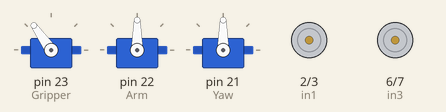
This sketch was run on a simulated Arduino Mega 2560, built with avr-gcc and run on an emulated ATmega2560. On the bench: 3 × servo, motor-driver pin pairs drawn as motors (green arrow = first pin HIGH = forward, orange = second pin HIGH = backward, longer = more drive, scaled by the enable pin).

Above: at 0.05 s.
At 0.4 s:
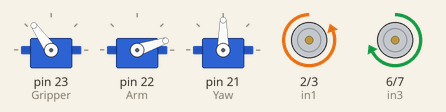
Timing chart, 0 to 1.9 s (numbered marks = the images above):
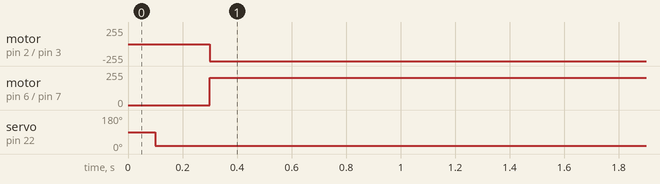

The sketch:

MOTORFUCNTIONS_V2.ino
```cpp
//L298 Motor Controller Pin Assignment
// Right Motor pin connections
int enA = 1;
int in1 = 2;
int in2 = 3;
// Left motor pin connections
int enB = 5;
int in3 = 6;
int in4 = 7;


#include <Servo.h>

Servo Gripper;  // create servo object to control a servo
Servo Arm;
Servo Yaw;

int GripperVal = 125;  // range 100 to 150
int ArmVal = 18;       // range 0 to 130     5 is the resitng postion
int YawVal = 90 ;      // range 40 to 140    90 is the middle


void setup()
{
  Gripper.attach(23);  // attaches the servo on pin 23 to the servo object
  Arm.attach(22);
  Yaw.attach(21);

	// Set all motor controller pins as outputs
	pinMode(enA, OUTPUT);
	pinMode(enB, OUTPUT);
	pinMode(in1, OUTPUT);
	pinMode(in2, OUTPUT);
	pinMode(in3, OUTPUT);
	pinMode(in4, OUTPUT);

	// Initial state - Turn off all the motors
	digitalWrite(in1, LOW);
	digitalWrite(in2, LOW);
	digitalWrite(in3, LOW);
	digitalWrite(in4, LOW);
}

void loop()
{

  Gripper.write(GripperVal);
  delay(100);                 // delay waits for servo to catch up
  Arm.write(ArmVal);
  delay(100);
  Yaw.write(YawVal);
  delay(100);


/* ALL MOEVMENT CHECK UNDER HERe
  movFW(80); // CHECKED
  delay(1000);

  movBW(80); // CHECKED
  delay(1000);

  movCW(80); // CHECKED
  delay(1000);

  movCCW(80); // CHECKED
  delay(5000);

*/

// /* RAMP COMMAD UBNDER HERE
  movFW(80);
 // */

// TESTING Diffenet Turns
 // movCW(80);

}


// stop any movement
void stop()
{
  // move forward with 0% speed - For PWM value 0
	analogWrite(enA, 0);
	analogWrite(enB, 0);
	// Turn off all the motors
	digitalWrite(in1, LOW);
	digitalWrite(in2, LOW);
	digitalWrite(in3, LOW);
	digitalWrite(in4, LOW);
}


void movFW(int speed)
{
  int PWMval = 255*speed/100;
  int RPWMval = (255*speed/100)*1;  // move forward with 60% speed - For PWM values varies between 0 (no speed) and 255 (full speed)
	analogWrite(enA, PWMval);
	analogWrite(enB, RPWMval);
  // Rotate left and right wheels in clockwise direction - Move forward
  digitalWrite(in1, LOW);  // Right Wheels
	digitalWrite(in2, HIGH); // Right wheels
	digitalWrite(in3, HIGH);
	digitalWrite(in4, LOW);
}


void movBW(int speed)
{
  int PWMval = 255*speed/100;
  int RPWMval = (255*speed/100)*1;
  // move backward with 60% speed - For PWM values varies between 0 (no speed) and 255 (full speed)
	analogWrite(enA, RPWMval);
	analogWrite(enB, PWMval);
  // Rotate left and right wheels in anti-clockwise direction - Move backward
  digitalWrite(in1, HIGH);
  digitalWrite(in2, LOW);
  digitalWrite(in3, LOW);
  digitalWrite(in4, HIGH);
}


void movCW(int speed)
{
  int PWMval = 255*speed/100;
  // turn with 30% speed - For PWM values varies between 0 (no speed) and 255 (full speed)
	analogWrite(enA, PWMval);
	analogWrite(enB, PWMval);
  // Rotate left wheel clockwise and right wheel in anti-clockwise direction - Spin clockwise/Turn right
  digitalWrite(in1, HIGH);
	digitalWrite(in2, LOW);
	digitalWrite(in3, HIGH);
	digitalWrite(in4, LOW);
  delay(1000);
}


void movCCW(int speed)
{
  int PWMval = 255*speed/100;
  // turn with 30% speed - For PWM values varies between 0 (no speed) and 255 (full speed)
	analogWrite(enA, PWMval);
	analogWrite(enB, PWMval);
  // Rotate left wheel anti-clockwise and right wheel in clockwise direction - Spin anti-clockwise/Turn left
  digitalWrite(in1, LOW);
	digitalWrite(in2, HIGH);
	digitalWrite(in3, LOW);
	digitalWrite(in4, HIGH);
  delay(1000); // turn left for 1 second
}
```

Measured:
- by itself, motor on pin 2 (in1) / pin 3 (in2): stopped → backward 255/255 at 0.30 s
- by itself, motor on pin 6 (in3) / pin 7 (in4): stopped → forward 204/255 at 0.30 s
- by itself, servo on pin 22 (Arm): 90° → 18° at 0.10 s
